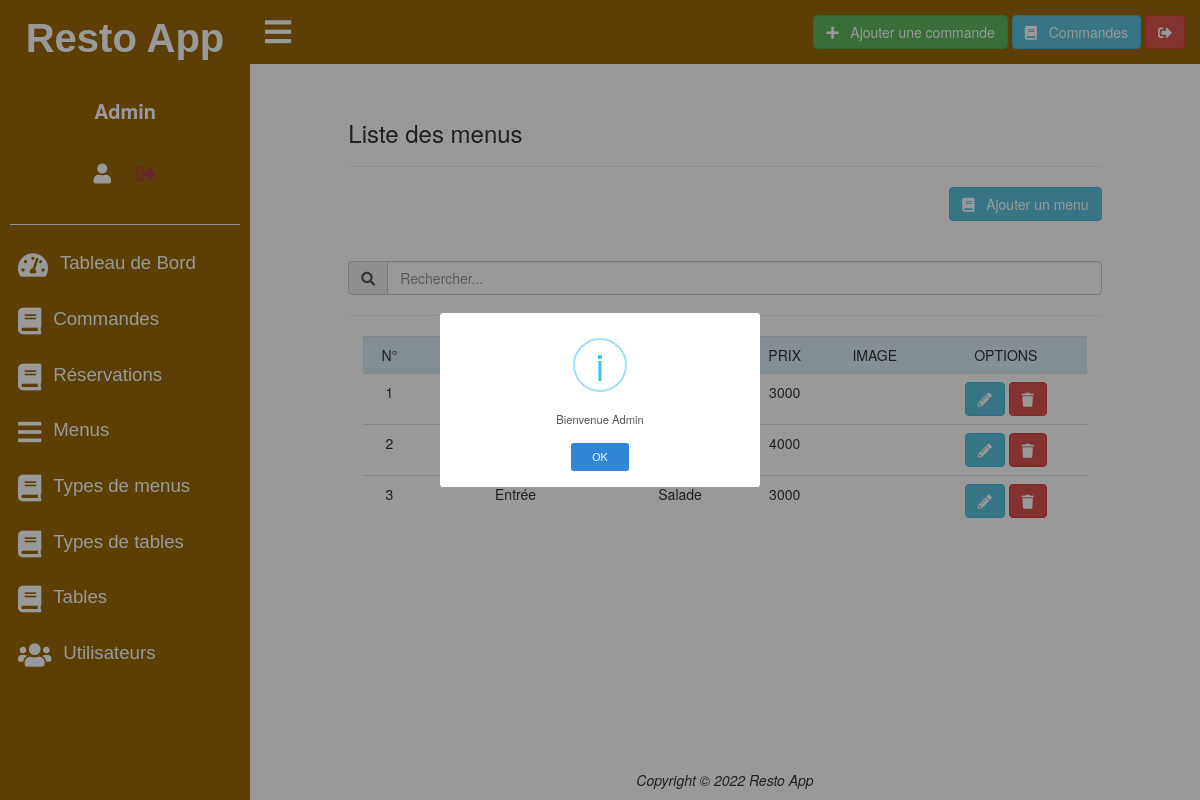
The app's page /app.php?view=menu (signed in) with its own data.
### tables this page shows
create table menu (
  idmenu integer not null auto_increment ,
  idtypemenu integer not null ,
  intitule varchar(128) null ,
  prix float null ,
  image text null , 
  primary key (idmenu) ,
  foreign key (idtypemenu) references typemenu(idtypemenu)
);

create table typemenu (
   idtypemenu integer not null  auto_increment ,
   intitule varchar(128) null , 
   primary key (idtypemenu) 
);

### model/Database.php (called while the page is built)
<?php
class Database {
	private $dsn;
	private $username;
	private $password;
	public function __construct() {
		$this->dsn= "mysql:host=localhost;dbname=restoapp;port=3306;charset=utf8";
		$this->username= "root";
		$this->password= "";
	}
	public function chaineConnexion() {
		$pdo= new PDO($this->dsn, $this->username, $this->password);
		$pdo->setAttribute(PDO::ATTR_ERRMODE, PDO::ERRMODE_EXCEPTION);
		return $pdo;
	}
	public function request($sql, $params= null) {
		$pdo= $this->chaineConnexion();
		$req= $pdo->prepare($sql);
		if($params == null) {
			$req->execute();
		}
		else {
			$req->execute($params);
		}
		return $req;
	}
	public function recover($req, $one= true) {
		$datas= null;
		$req->setFetchMode(PDO::FETCH_OBJ);
		if($one == true) {
			$datas= $req->fetch();
		}
		else {
			$datas= $req->fetchAll();
		}
		return $datas;
	}
}
?>

### model/MenuDB.php (called while the page is built, shortened)
<?php
require_once 'Database.php';
class MenuDB {
	private $db;
	public function __construct() {
		$this->db= new Database();
	}
	public function readAll() {
		$sql= "select * from menu order by idmenu desc";
		$req= $this->db->request($sql);
		$datas= $this->db->recover($req, false);
		return $datas;
	}
}
?>

### model/TypemenuDB.php (called while the page is built, shortened)
<?php
require_once 'Database.php';
class TypemenuDB {
	private $db;
	public function __construct() {
		$this->db= new Database();
	}
	public function read($idtypemenu) {
		$sql= "select * from typemenu where idtypemenu=?";
		$params= array($idtypemenu);
		$req= $this->db->request($sql, $params);
		$data= $this->db->recover($req, true);
		return $data;
	}
}
?>

### views/menu/index.php (the view, shortened to what this page needs)
<?php
$menus= $menudb->readAll();
?>
<section>
    <div class="row">
        <div class="col-md-offset-1 col-md-10 col-md-offset-1">
            <h3>
                Liste des menus
            </h3>
            <hr />
            <div class="text-right">
                <a href="app.php?view=menu_create" class="btn btn-info">
                    <i class="fas fa-book"></i>
                    &nbsp;
                    Ajouter un menu
                </a>
            </div>
            <br /><br />
            <div class="input-group" id="recherche">
                <span class="input-group-addon">
                    <i class="fas fa-search"></i>
                </span>
                <input type="search" name="search" id="search" class="search form-control" placeholder="Rechercher...">
            </div>
            <div class="col-md-12 text-center table-responsive" id="elements">
                <table class="table table-hover text-center">
                    <tr class="bg-info">
                        <td>N°</td>
                        <td>TYPE DE MENU</td>
                        <td>INTITULE</td>
                        <td>PRIX</td>
                        <td>IMAGE</td>
                        <td>OPTIONS</td>
                    </tr>
<?php
if($menus != null && sizeof($menus) > 0) {
    $i= 0;
    foreach ($menus as $menu) {
        $i++;
        $update= 'app.php?view=menu_update&idmenu='.$menu->idmenu;
        $delete= 'controller/menuController.php?action=delete&idmenu='.$menu->idmenu;
        $typemenu= $typemenudb->read($menu->idtypemenu);
?>
                    <tr class="element">
                        <td class="data"><?= $i ?></td>
                        <td class="data"><?= $typemenu->intitule ?></td>
                        <td class="data"><?= $menu->intitule ?></td>
                        <td class="data"><?= $menu->prix ?></td>
                        <td>
                        </td>
                        <td>
                            <a href="<?= $update ?>" class="btn btn-info">
                                <i class="fas fa-pencil-alt"></i>
                            </a>
                            <a href="<?= $delete ?>" class="btn btn-danger">
                                <i class="fas fa-trash"></i>
                            </a>
                        </td>
                    </tr>
<?php
    }
}
?>
                </table>
            </div>
        </div>
    </div>
</section>

### css/style.css (style rules this page uses)
* { margin: 0; padding: 0; box-sizing: border-box; }
a, a:visited { text-decoration: none; cursor: pointer; }

### records on screen
menu: prix "3000"
menu: prix "4000"
menu: idtypemenu.intitule "Entrée", intitule "Salade", prix "3000"

### other values on screen
$_SESSION['profil']->nom "Admin"
